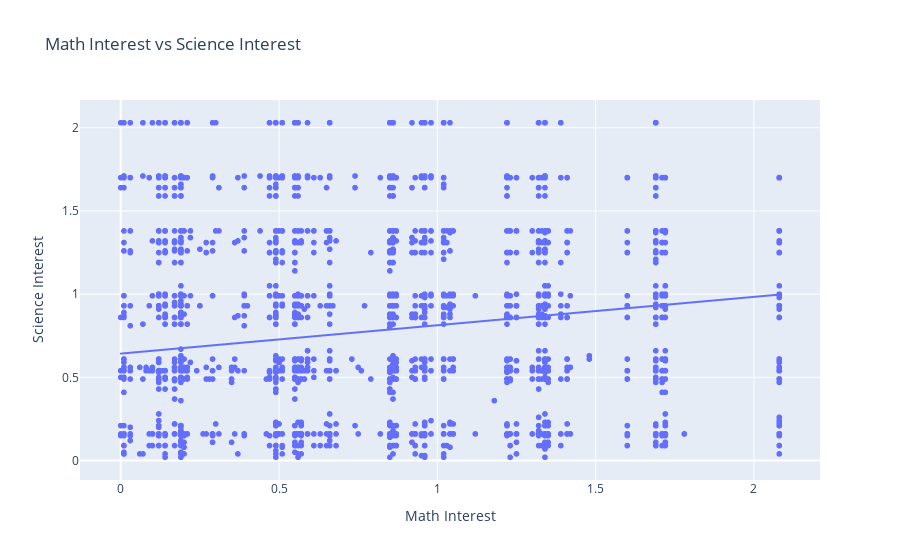

The notebook cell saved with this chart:
### Code cell
import pandas as pd
import plotly.express as px

# Assuming you already have a DataFrame `df`
# Filter out values below 0 (representing NA values)
df_cleaned = df[df[['X1MTHINT', 'X1SCIINT']].ge(0).all(1)]

# Scatter plot of Math Interest vs Science Interest
fig = px.scatter(df_cleaned, 
                 x='X1MTHINT', 
                 y='X1SCIINT', 
                 title='Math Interest vs Science Interest', 
                 labels={'X1MTHINT': 'Math Interest', 'X1SCIINT': 'Science Interest'}, 
                 trendline='ols')
fig.show()

### Figure 1 — Plotly figure (JSON) as saved in the notebook; plotly's stock layout.template omitted (floating-point values rounded to 4 significant figures; data arrays with more than 128 entries replaced by an {"elided": "..."} marker saying what was removed)
{"data": [{"hovertemplate": "Math Interest=%{x}<br>Science Interest=%{y}<extra></extra>", "legendgroup": "", "marker": {"color": "#636efa", "symbol": "circle"}, "mode": "markers", "name": "", "showlegend": false, "type": "scattergl", "x": {"elided": "5494 float values"}, "xaxis": "x", "y": {"elided": "5494 float values"}, "yaxis": "y"}, {"hovertemplate": "<b>OLS trendline</b><br>X1SCIINT = 0.170473 * X1MTHINT + 0.642768<br>R<sup>2</sup>=0.029865<br><br>Math Interest=%{x}<br>Science Interest=%{y} <b>(trend)</b><extra></extra>", "legendgroup": "", "marker": {"color": "#636efa", "symbol": "circle"}, "mode": "lines", "name": "", "showlegend": false, "type": "scattergl", "x": {"elided": "5494 float values"}, "xaxis": "x", "y": {"elided": "5494 float values"}, "yaxis": "y"}], "layout": {"autosize": true, "legend": {"tracegroupgap": 0}, "title": {"text": "Math Interest vs Science Interest"}, "xaxis": {"anchor": "y", "autorange": true, "domain": [0, 1], "range": [-0.1229, 2.203], "title": {"text": "Math Interest"}, "type": "linear"}, "yaxis": {"anchor": "x", "autorange": true, "domain": [0, 1], "range": [-0.1459, 2.196], "title": {"text": "Science Interest"}, "type": "linear"}}}
